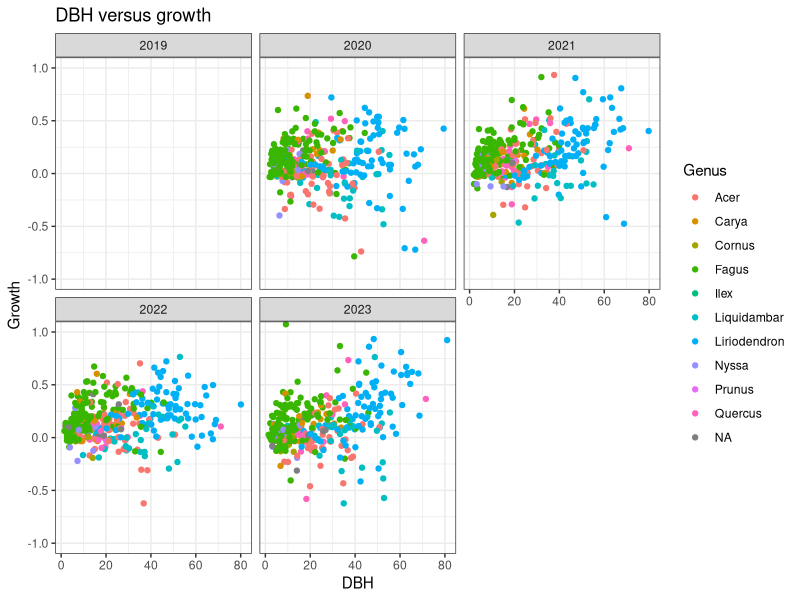
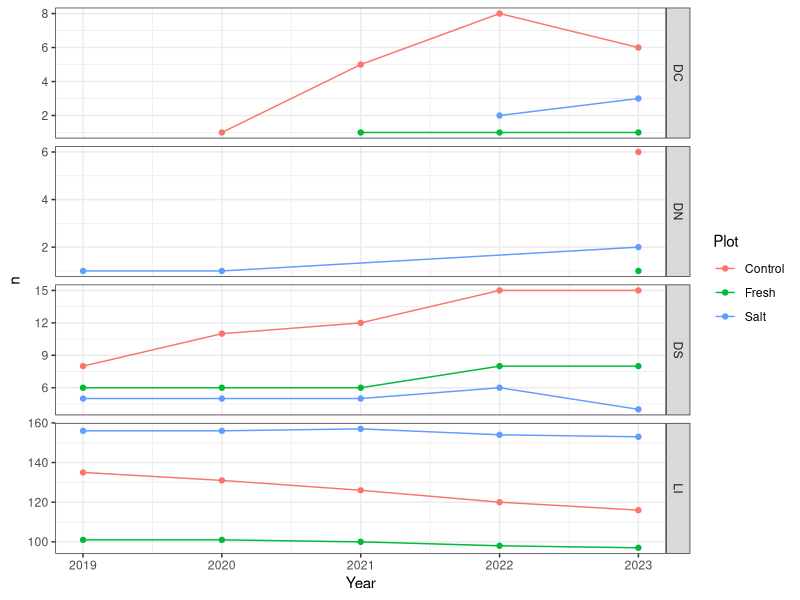
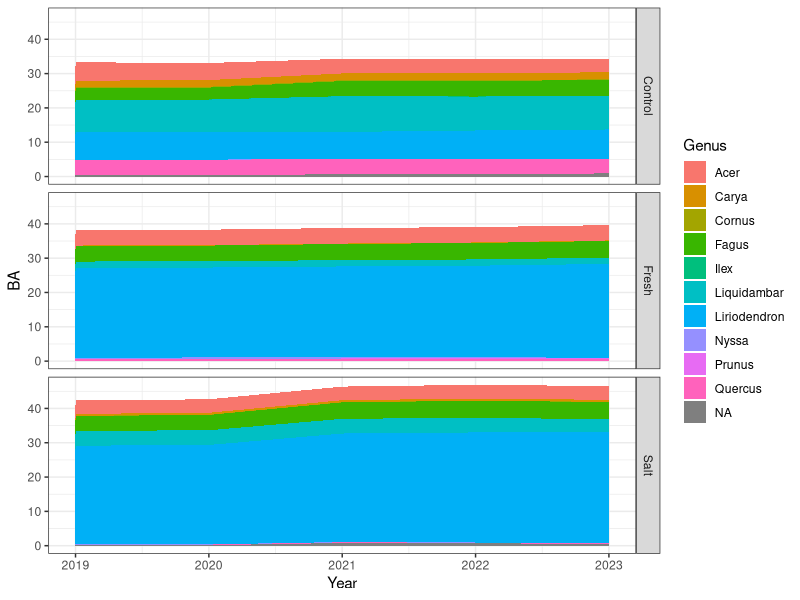
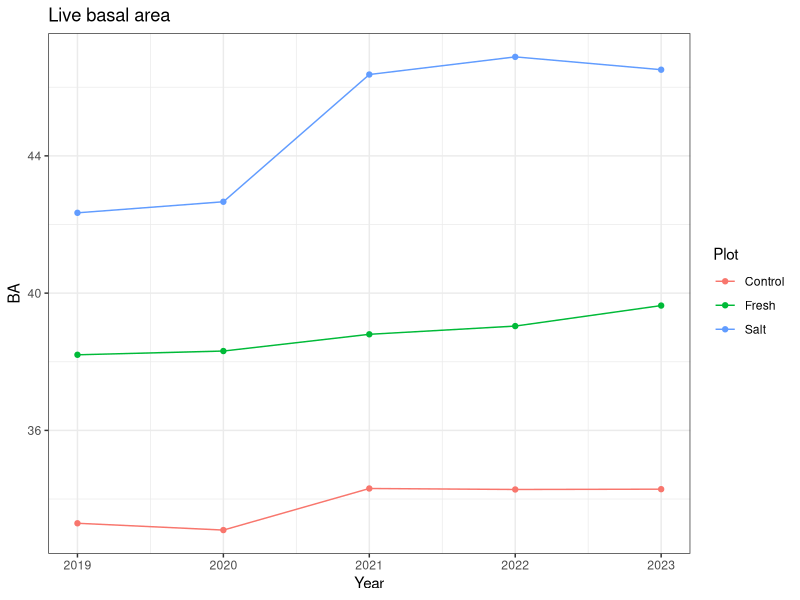
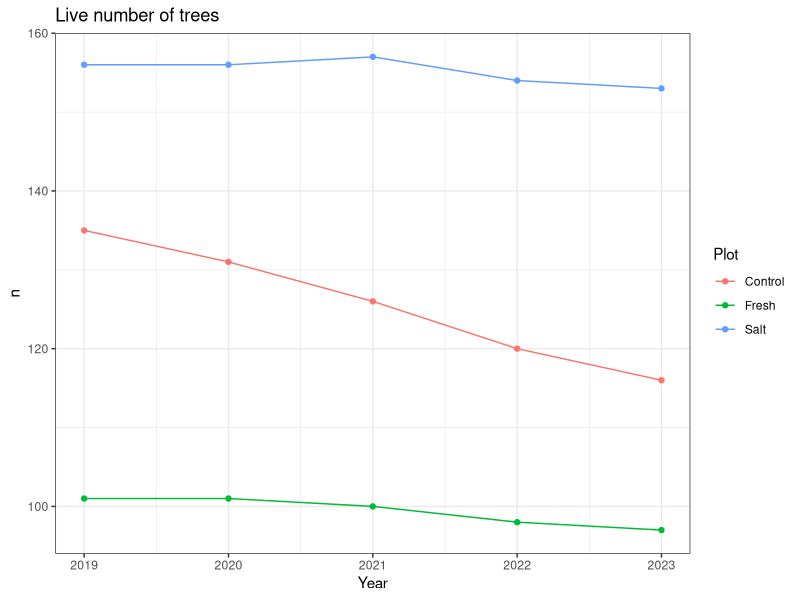

Source code (R) for these figures, in order:
## ---- chunk 1
knitr::opts_chunk$set(echo = TRUE)

# QA/QC and summarize the TEMPEST inventory data
# BBL March 22022

library(readr)
library(dplyr)
library(tidyr)
library(ggplot2)
theme_set(theme_bw())
## ---- chunk 2
inv <- read_csv("../Data/tree_inventory/inventory.csv",
                col_types = cols(
                    Plot = col_character(),
                    Section = col_character(),
                    Tag = col_double(),
                    Grid = col_character(),
                    DBH_2019 = col_double(),
                    Date_2019 = col_date(format = ""),
                    Species_code = col_character(),
                    Status_2019 = col_character(),
                    DBH_2020 = col_double(),
                    Date_2020 = col_date(format = ""),
                    Status_2020 = col_character(),
                    Date_2021 = col_date(format = ""),
                    DBH_2021 = col_double(),
                    Status_2021 = col_character(),
                    Date_2022 = col_date(format = ""),
                    DBH_2022 = col_double(),
                    Status_2022 = col_character(),
                    Date_2023 = col_date(format = ""),
                    DBH_2023 = col_double(),
                    Status_2023 = col_character(),
                    Date_2024 = col_date(format = ""),
                    DBH_2024 = col_double(),
                    Status_2024 = col_character(),
                    In_Plot = col_logical(),
                    Notes = col_character(),
                    JS_codes = col_character()
                )
)
                
genera <- read_csv("../Data/tree_inventory/species-genera.csv", 
                   col_types = "cc")

# There are some trees in our records that aren't in the plot, because of plot
# relocation several years ago. Remove them
inv <- filter(inv, In_Plot)

# Compute growth
# Growth_{year} is the difference between DBH_{year} and DBH_{year-1}
# It may be negative, because of inaccuracies in hand measurement of DBH
# Also flag resurrection and zombie trees
cn <- colnames(inv)
cn <- cn[grep("DBH_[0-9]{4}$", cn)]
years <- as.integer(gsub("DBH_", "", cn))
for(yr in years[-1]) {
    inv[[paste0("Growth_", yr)]] <- inv[[paste0("DBH_", yr)]] - inv[[paste0("DBH_", yr-1)]]
    inv[[paste0("Resurrect_", yr)]] <- inv[[paste0("Status_", yr)]] == "LI" &
        inv[[paste0("Status_", yr-1)]] %in% c("DS", "DC")
    inv[[paste0("Zombie_", yr)]] <- inv[[paste0("Status_", yr)]] == "DS" &
        inv[[paste0("Status_", yr-1)]] == c("DC")}

# The inventory file is 'wide'; we want it long
# Helper function: pivot_longer and separate {prefix}_{year}
pivot_and_split <- function(df, col_prefix) {
    stopifnot(any(grepl(col_prefix, colnames(df)))) # not present
    newcol <- gsub("_", "", col_prefix)
    df %>%
        select(Plot, Section, Tag, Grid, Species_code, starts_with(col_prefix)) %>%
        pivot_longer(cols = starts_with(col_prefix), values_to = newcol) %>%
        separate(name, into = c("x", "Year")) %>%
        select(-x)
}

# Reshape and split the date_{year}, Status_{year}, and DBH_{year} columns
inv_long_dbh <- pivot_and_split(inv, "DBH_")
inv_long_date <- pivot_and_split(inv, "Date_")
inv_long_growth <- pivot_and_split(inv, "Growth_")
inv_long_resurrect <- pivot_and_split(inv, "Resurrect_")
inv_long_zombie <- pivot_and_split(inv, "Zombie_")
joincols <- c("Plot", "Section", "Tag", "Grid", "Species_code", "Year")
inv %>%
    pivot_and_split("Status_") %>%
    left_join(inv_long_dbh, by = joincols) %>%
    left_join(inv_long_growth, by = joincols) %>%
    left_join(inv_long_resurrect, by = joincols) %>%
    left_join(inv_long_zombie, by = joincols) %>%
    left_join(inv_long_date, by = joincols) %>%
    # clean up
    mutate(Year = as.integer(Year)) %>%
    arrange(Plot, Tag, Year) %>% 
    # add genus information for cleaner graphs
    left_join(genera, by = "Species_code") %>% 
    # status codes propagate to following years
    mutate(Status_original = Status) %>% 
    fill(Status) ->
    inv_long

rm(inv_long_dbh, inv_long_date, inv_long_growth, inv_long_resurrect, inv_long_zombie)
## ---- chunk 3
growth_limits <- c(-1.0, 1.0)
ggplot(inv_long, aes(DBH, Growth, color = Genus)) +
    geom_jitter(na.rm = TRUE) + 
    coord_cartesian(ylim = growth_limits) + 
    ggtitle("DBH versus growth") +
    facet_wrap(~Year)

inv_long %>% 
    filter(Growth >= min(growth_limits), Growth <= max(growth_limits)) %>% 
    group_by(Genus, Year) %>% 
    summarise(Growth = mean(Growth, na.rm = TRUE),
              .groups = "drop") %>% 
    pivot_wider(names_from = "Year", values_from = "Growth") %>% 
    knitr::kable(caption = "Growth by genus and year", digits = 2)

inv_long %>% 
    filter(Growth < min(growth_limits) | Growth > max(growth_limits)) %>% 
    select(Plot, Section, Tag, Grid, Species_code, Year, Status, DBH, Growth) %>% 
    knitr::kable(caption = "Extreme growth values")
## ---- chunk 4
inv_long %>% 
    filter(Resurrect) %>% 
    select(Plot, Section, Tag, Grid, Species_code, Year, Status, DBH) %>% 
    knitr::kable()
## ---- chunk 5
inv_long %>% 
    filter(Zombie) %>% 
    select(Plot, Section, Tag, Grid, Species_code, Year, Status, DBH) %>% 
    knitr::kable()
## ---- chunk 6
inv_long %>% 
    filter(!Status %in% c("LI", "DS", "DC", "DN")) %>% 
    knitr::kable(caption = "Bad status")

inv_long %>% 
    filter(DBH < 1) %>% 
    knitr::kable(caption = "Bad DBH")

inv_long %>%
    filter(Status == "LI", is.na(Species_code)) %>%
    group_by(Plot, Section, Tag, Grid, Species_code) %>% 
    summarise(Year = paste(Year, collapse = ", "), .groups = "drop") %>% 
    knitr::kable(caption = "Live tree, unknown species")
## ---- chunk 7
# Number of trees
inv_long %>%
    group_by(Plot, Year, Status) %>%
    summarise(n = n(), .groups = "drop") %>%
    ggplot(aes(Year, n, color = Plot, group = Plot)) +
    geom_point() +
    geom_line() +
    facet_grid(Status~., scales = "free")
## ---- chunk 8
# Live trees species mix
inv_long %>%
    filter(Status == "LI") %>%
    group_by(Plot, Year, Genus) %>%
    summarise(n = n(),
              BA = sum(((DBH / 100) / 2) ^ 2 * pi, na.rm = TRUE) * 10000 / (50 * 40),
              .groups = "drop") ->
    species_mix

# Make a table of fractional BA
species_mix %>% 
    filter(Year == max(Year)) %>% 
    group_by(Plot) %>% 
    mutate(BA_frac = BA / sum(BA)) %>% 
    knitr::kable(caption = "Basal area by plot and species")

# Live trees BA
ggplot(species_mix, aes(Year, BA, fill = Genus)) +
    geom_area(position="stack") +
    facet_grid(Plot~.)
## ---- chunk 9
species_mix %>%
    group_by(Plot, Year) %>%
    summarise(n = sum(n),
              BA = sum(BA, na.rm = TRUE),
              .groups = "drop") ->
    plot_totals

ggplot(plot_totals, aes(Year, BA, color = Plot, group = Plot)) + geom_point() + geom_line() + ggtitle("Live basal area")
ggplot(plot_totals, aes(Year, n, color = Plot, group = Plot)) + geom_point() + geom_line() + ggtitle("Live number of trees")
